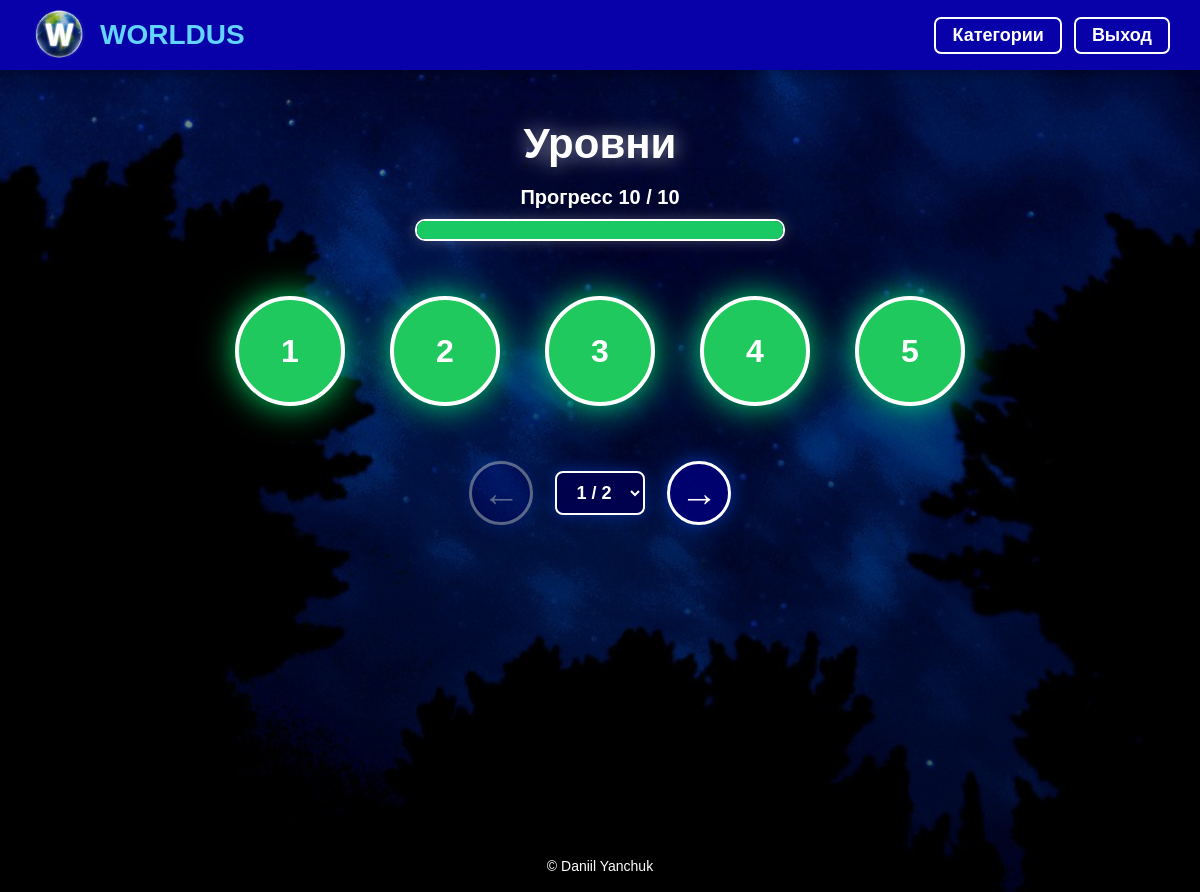
Page /levels.php (signed in) on the committed database.
### tables this page shows
CREATE TABLE `levels` (
  `id` int(11) NOT NULL,
  `category_id` int(11) DEFAULT NULL,
  `title` varchar(100) DEFAULT NULL,
  `level_order` int(11) DEFAULT NULL,
  `required_level` int(11) DEFAULT NULL
);

### levels.php (the view, shortened to what this page needs)
<?php
include "config/db.php";
include "includes/header.php";
$user_id = (int)$_SESSION['user_id'];
$category_id = isset($_GET['category'])
    ? (int)$_GET['category']
    : 1;
$page = isset($_GET['page'])
    ? (int)$_GET['page']
    : 1;
$levels_per_page = 5;
$offset = ($page - 1) * $levels_per_page;
$count_result = $conn->query("
    SELECT COUNT(*) AS total
    FROM levels
    WHERE category_id = $category_id
");
$total_levels = (int)$count_result->fetch_assoc()['total'];
$total_pages = ceil($total_levels / $levels_per_page);
$completed_result = $conn->query("
    SELECT COUNT(*) AS completed_count
    FROM progress
    INNER JOIN levels ON progress.level_id = levels.id
    WHERE progress.user_id = $user_id
    AND levels.category_id = $category_id
    AND progress.completed = 1
");
$completed_levels = (int)$completed_result->fetch_assoc()['completed_count'];
$progress_percent = $total_levels > 0
    ? ($completed_levels / $total_levels) * 100
    : 0;
$result = $conn->query("
    SELECT *
    FROM levels
    WHERE category_id = $category_id
    ORDER BY level_order ASC
    LIMIT $levels_per_page OFFSET $offset
");
?>
<div class="levels-page">
<h1 class="levels-title">Уровни</h1>
<div class="levels-progress">
    <p>Прогресс <?= $completed_levels ?> / <?= $total_levels ?></p>
    <div class="levels-progress-bar">
        <div class="levels-progress-fill" style="width: <?= $progress_percent ?>%"></div>
    </div>
</div>
<div class="levels-map">
<?php while ($level = $result->fetch_assoc()) {
    $level_id = (int)$level['id'];
    $locked = false;
    $done = $conn->query("
        SELECT id
        FROM progress
        WHERE user_id = $user_id
        AND level_id = $level_id
        AND completed = 1
        LIMIT 1
    ");
    $completed = $done->num_rows > 0;
?>
<div class="level-item">
    <?php if ($locked): ?>
        <div class="level-circle locked">🔒</div>
    <?php else: ?>
        <a href="question.php?level=<?= $level_id ?>&category=<?= $category_id ?>">
            <div class="level-circle <?= $completed ? 'completed' : '' ?>">
                <?= $level['level_order'] ?>
            </div>
        </a>
    <?php endif; ?>
</div>
<?php } ?>
</div>
<?php if ($total_pages > 1): ?>
<div class="level-pagination">
    <?php if ($page > 1): ?>
        <a class="arrow-btn" href="levels.php?category=<?= $category_id ?>&page=<?= $page - 1 ?>">
            ←
        </a>
    <?php else: ?>
        <span class="arrow-btn disabled">←</span>
    <?php endif; ?>
    <form method="GET" class="page-select-form">
        <select name="page" onchange="this.form.submit()" class="page-select">
            <?php for ($i = 1; $i <= $total_pages; $i++): ?>
                <option value="<?= $i ?>" <?= $i == $page ? 'selected' : '' ?>>
                    <?= $i ?> / <?= $total_pages ?>
                </option>
            <?php endfor; ?>
        </select>
    </form>
    <?php if ($page < $total_pages): ?>
        <a class="arrow-btn" href="levels.php?category=<?= $category_id ?>&page=<?= $page + 1 ?>">
            →
        </a>
    <?php else: ?>
        <span class="arrow-btn disabled">→</span>
    <?php endif; ?>
</div>
<?php endif; ?>
</div>
<?php include "includes/footer.php"; ?>

### assets/css/style.css (style rules this page uses)
* { margin: 0; padding: 0; box-sizing: border-box; font-family: Arial, Helvetica, sans-serif; }
body { min-height: 100vh; color: white; background: linear-gradient(rgba(0,0,0,0.45), rgba(0,0,0,0.65)), url("../images/bc.jpg") center/cover fixed no-repeat; }
form input, form select { width: 80%; max-width: 400px; padding: 12px; margin: 10px 0; border-radius: 8px; border: 2px solid #5db8ff; background: rgba(0,0,40,0.65); color: white; font-size: 16px; }
.levels-page { width: 100%; min-height: calc(100vh - 70px); display: flex; flex-direction: column; align-items: center; padding: 50px 20px 30px; }
.levels-title { color: white; font-size: 42px; margin-bottom: 18px; text-shadow: 0 0 20px rgba(255,255,255,0.6); }
.levels-progress { width: 370px; max-width: 90%; margin-bottom: 55px; text-align: center; }
.levels-progress p { font-size: 20px; font-weight: bold; margin-bottom: 10px; }
.levels-progress-bar { width: 100%; height: 22px; border: 2px solid white; border-radius: 10px; overflow: hidden; background: rgba(0, 0, 60, 0.65); box-shadow: 0 0 14px rgba(255,255,255,0.25); }
.levels-progress-fill { height: 100%; background: #18c964; transition: 0.3s; }
.levels-map { width: 100%; max-width: 1000px; display: flex; justify-content: center; align-items: flex-start; flex-wrap: wrap; gap: 45px; }
.level-item { display: flex; flex-direction: column; align-items: center; }
.level-item a { text-decoration: none; }
.level-circle { width: 110px; height: 110px; border-radius: 50%; background: #3478ff; border: 4px solid white; display: flex; justify-content: center; align-items: center; font-size: 32px; font-weight: bold; color: white; transition: 0.3s; box-shadow: 0 0 25px rgba(0, 120, 255, 0.7); }
.completed { background: #1fc95d; box-shadow: 0 0 35px rgba(0,255,120,0.85); }
.level-pagination { margin-top: 55px; display: flex; justify-content: center; align-items: center; gap: 22px; }
.arrow-btn { width: 64px; height: 64px; border-radius: 50%; border: 3px solid white; display: flex; justify-content: center; align-items: center; background: rgba(0, 0, 120, 0.85); color: white; font-size: 38px; font-weight: bold; line-height: 1; text-decoration: none; box-shadow: 0 0 20px rgba(0, 80, 255, 0.6); transition: 0.3s; }
.arrow-btn.disabled { opacity: 0.35; cursor: not-allowed; pointer-events: none; }
.page-select-form { margin: 0; }
.page-select { min-width: 90px; padding: 9px 14px; border-radius: 8px; border: 2px solid white; background: rgba(0, 0, 80, 0.9); color: white; font-size: 18px; font-weight: bold; text-align: center; cursor: pointer; box-shadow: 0 0 15px rgba(0, 80, 255, 0.45); }
.page-select option { background: #08005f; color: white; }

### rows in the picture
levels: level_order "1"
levels: level_order "2"
levels: level_order "3"
levels: level_order "4"
levels: level_order "5"

### other values in the picture
$completed_levels "10"
$total_levels "10"
form field page "1 / 2"
